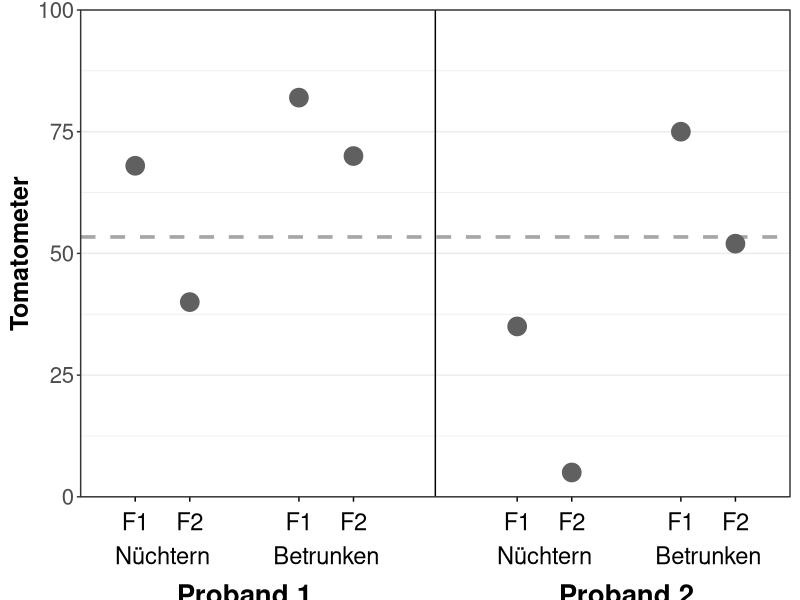
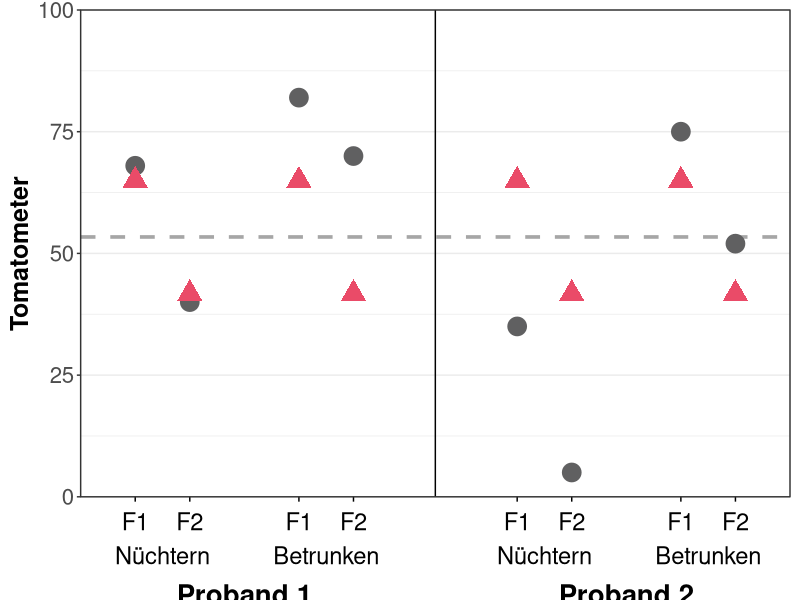
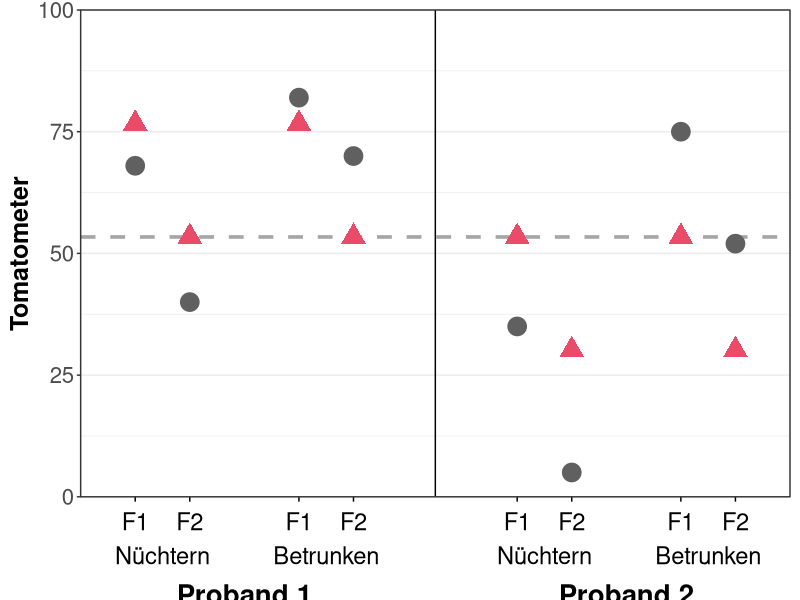
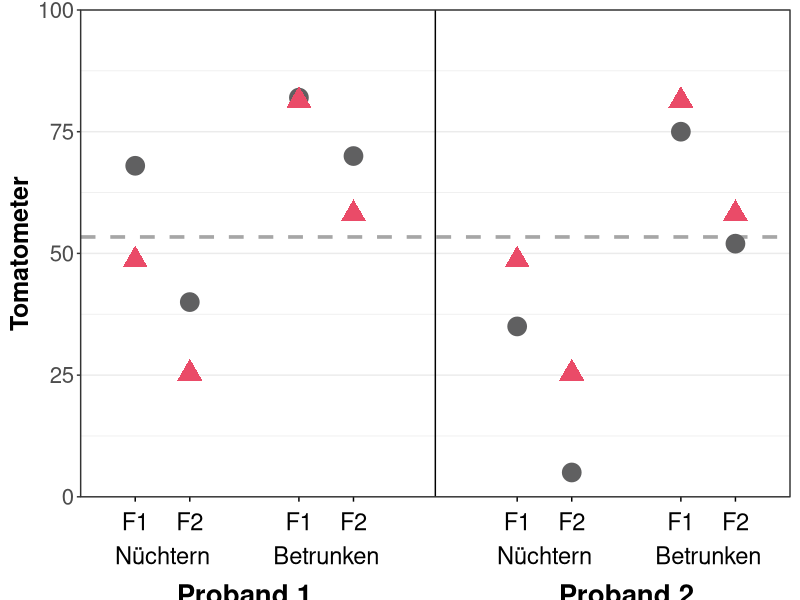
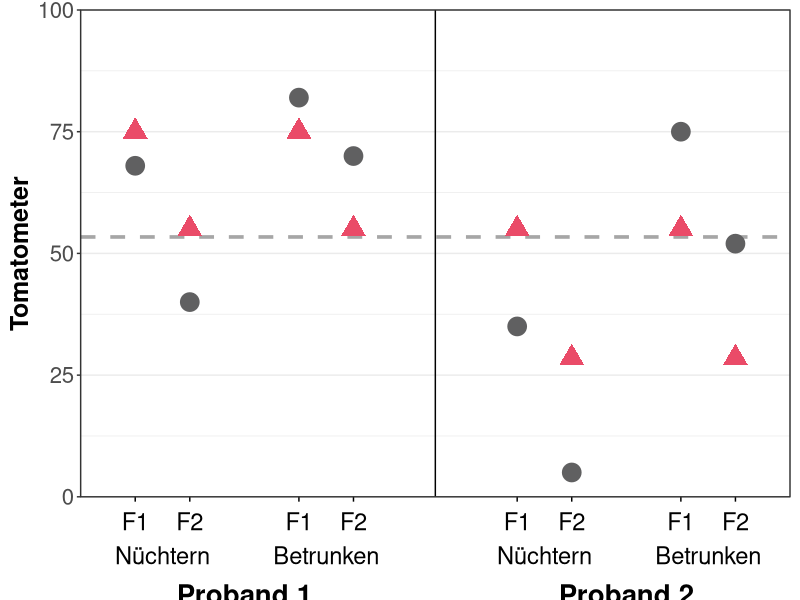
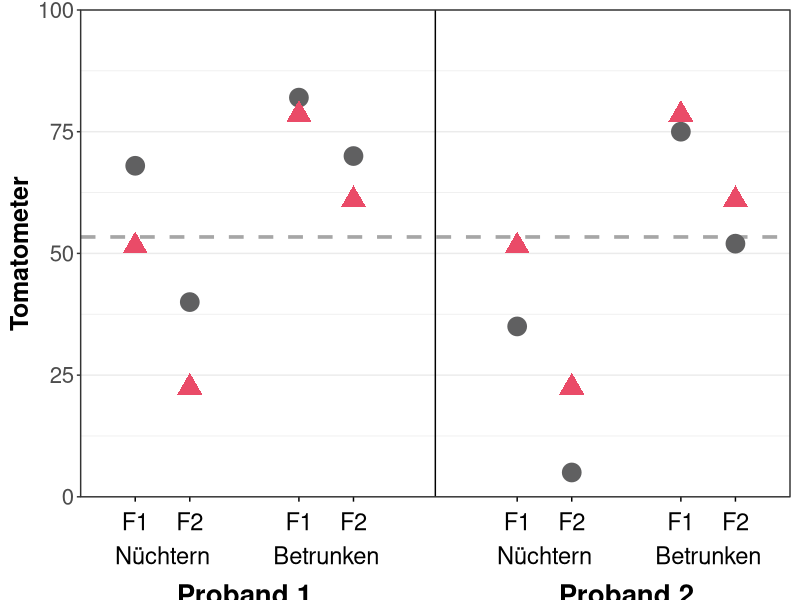
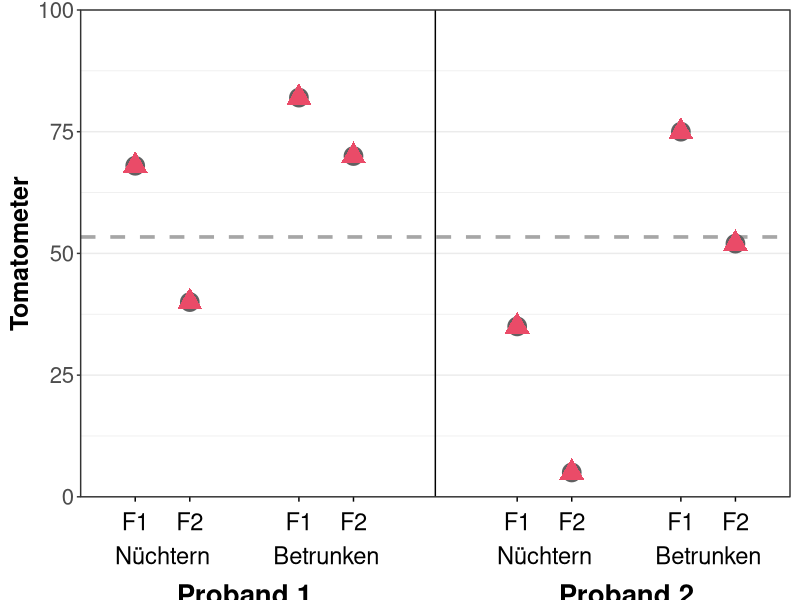
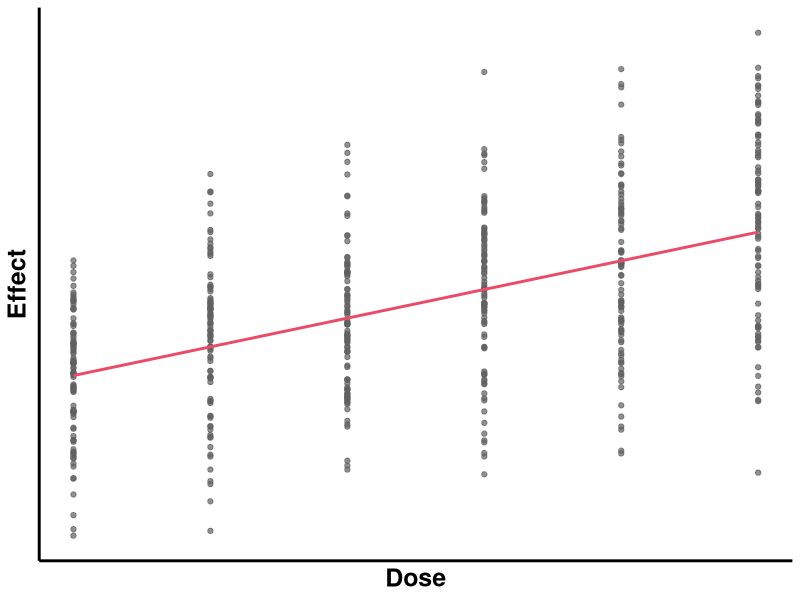

Reproduce these figures in R, in order.
library(tidyverse)
library(lme4)

film <- rep(c("F1", "F2"), 4)
zustand <- rep(c("nuechtern", "nuechtern", "betrunken", "betrunken"), 2)
tomatometer <- c(40, 70, 68, 82, 5, 52, 35, 75)
proband <- rep(c("P1", "P2"), each = 4)
grand_mean <- mean(tomatometer)

df <- tibble(film, zustand, tomatometer, proband, grand_mean)


# fixed effects model prediction
df <- df %>%
  group_by(zustand) %>%
  summarise(FE = mean(tomatometer)) %>%
  right_join(df, by = c("zustand"))

# subjects random intercepts only prediction
df <- df %>%
  group_by(proband) %>%
  summarise(subj_mean_diff = (mean(tomatometer) - grand_mean[1])) %>%
  right_join(df, by = c("proband")) %>%
  mutate(subj_RI = FE + subj_mean_diff)


# item random intercepts only prediction
df <- df %>%
  group_by(film) %>%
  summarise(mov_mean_diff = (mean(tomatometer) - grand_mean[1])) %>%
  right_join(df, by = c("film")) %>%
  mutate(mov_RI = FE + mov_mean_diff)


# subjects random intercepts and random slopes
df <- df %>%
  group_by(proband, zustand) %>%
  summarise(subj_RI_RS = mean(tomatometer)) %>%
  right_join(df, by = c("proband", "zustand"))

# movie random intercepts and random slopes
df <- df %>%
  group_by(film, zustand) %>%
  summarise(mov_RI_RS = mean(tomatometer)) %>%
  right_join(df, by = c("film", "zustand"))

# crossed random intercepts and slopes  
  
df <- df %>%
  group_by(proband, film, zustand) %>%
  summarise(cr_RI_RS = mean(tomatometer)) %>%
  ungroup() %>%
  right_join(df, by = c("proband", "film", "zustand")) %>%
  select(-mov_mean_diff, -subj_mean_diff) %>%
  mutate(x_cat = c(1,2, 4, 5, 8, 9, 11, 12))

# write_csv(df, "_sessions/MixedModels/MEM_example.csv")

# Plots ========================================

# Fixed effects only plot --------------------
g_size <- 6
dat_plot <- ggplot(df, aes(x_cat, tomatometer)) +
  geom_hline(yintercept = grand_mean[1], lty = 2, alpha = .35, size = 1.25) +
  geom_point(size = g_size, col = "#606061")  +
  annotate(geom = "text", x = c(1,2, 4, 5, 8, 9, 11, 12), y = -5,
           label = rep(c("F1", "F2"), 4), size = 6) +
  annotate(geom = "text", x = c(1.5, 4.5, 8.5, 11.5),
           y = -12, label = rep(c("Nüchtern", "Betrunken"), 2), size = 6) +
  annotate(geom = "text", x = c(3, 10), y = -20, label = c("Proband 1", "Proband 2"),
           size = 7, fontface = 2) +
  geom_segment(x = c(1,2, 4, 5, 8, 9, 11, 12), y = rep(0),
               xend = c(1,2, 4, 5, 8, 9, 11, 12), yend = rep(-1),
               col = "black") +
  geom_vline(xintercept = 6.5) +
  theme_bw() +
  coord_cartesian(ylim = c(0, 100), xlim = c(0, 13), expand = FALSE, clip = "off") +
  scale_x_discrete(breaks = "none") +
  labs(y = "Tomatometer",
       x = " ") +
  theme(
    plot.margin = unit(c(.5, .5, .5, .5), "lines"),
    axis.title.x = element_text(margin = margin(t = 50, r = 0, b = 0, l = 0)),
    axis.text.x = element_blank(),
    legend.position = "none",
    strip.text = element_text(size = 12, face = "bold"),
    axis.text = element_text(size = 16),
    axis.title = element_text(size = 18,face = "bold"),
    strip.background = element_rect(fill="#a5d7d2")
  )

dat_plot
ggsave("_sessions/GemischteModelle/image/dat_plot.png", width = 8,
       height = 5, device = "png", dpi = 600)

# Fixed Effects plot -----------------------------
dat_plot + geom_point(aes(y = FE), shape = 17, col = "#EA4B68",
                      size = g_size)
ggsave("_sessions/GemischteModelle/image/FE_plot.png", width = 8,
       height = 5, device = "png", dpi = 600)

# Subjects Random Intercepts only plot -----------
dat_plot + geom_point(aes(y = subj_RI), shape = 17, col = "#EA4B68",
                      size = g_size)
ggsave("_sessions/GemischteModelle/image/subj_RI_plot.png", width = 8,
       height = 5, device = "png", dpi = 600)

# Movie Random Intercepts only plot -----------
dat_plot + geom_point(aes(y = mov_RI), shape = 17, col = "#EA4B68",
                      size = g_size)
ggsave("_sessions/GemischteModelle/image/mov_RI_plot.png", width = 8,
       height = 5, device = "png", dpi = 600)


# Subject Random Intercepts and Slopes plot -----------
dat_plot + geom_point(aes(y = subj_RI_RS), shape = 17, col = "#EA4B68",
                      size = g_size)
ggsave("_sessions/GemischteModelle/image/subj_RI_RS_plot.png", width = 8,
       height = 5, device = "png", dpi = 600)

# Movie Random Intercepts and Slopes plot -----------
dat_plot + geom_point(aes(y = mov_RI_RS), shape = 17, col = "#EA4B68",
                      size = g_size)
ggsave("_sessions/GemischteModelle/image/mov_RI_RS_plot.png", width = 8,
       height = 5, device = "png", dpi = 600)

# Crossed Random Intercepts and Slopes plot -----------
dat_plot + geom_point(aes(y = cr_RI_RS), shape = 17, col = "#EA4B68",
                      size = g_size)
ggsave("_sessions/GemischteModelle/image/cr_RI_RS_plot.png", width = 8,
       height = 5, device = "png", dpi = 600)


### study site data for slides =========================================


b0_s1 <- 4
b0_s2 <- 2
b0_s3 <- 7

b1_s1 <- .8
b1_s2 <- .3
b1_s3 <- .4

x_s1 <- rep(c(5, 10, 15, 20, 25, 30), 30)
x_s2 <- rep(c(5, 10, 15, 20, 25, 30), 30)
x_s3 <- rep(c(5, 10, 15, 20, 25, 30), 30)

y_s1 <- b0_s1 + b1_s1 * x_s1 + rnorm(length(x_s1), 0, 5)
y_s2 <- b0_s2 + b1_s2 * x_s2 + rnorm(length(x_s2), 0, 5)
y_s3 <- b0_s3 + b1_s3 * x_s3 + rnorm(length(x_s3), 0, 5)

s_dat <- tibble(
  y = c(y_s1, y_s2, y_s3),
  x = c(x_s1, x_s2, x_s3),
  Site = rep(c("Site 1", "Site 2", "Site 3"), each = length(x_s1))
)

ggplot(s_dat, aes(x, y)) + 
  geom_point(col = "#606061", alpha = .7) +
  geom_smooth(method = "lm", col = "#EA4B68", se = FALSE) +
  theme_classic() +
  labs(y = "Effect",
       x = "Dose") +
  theme(
    strip.text = element_text(size = 12, face = "bold"),
    axis.text = element_blank(),
    axis.ticks = element_blank(),
    axis.title = element_text(size = 18,face = "bold"),
    axis.line = element_line(size = 1)
  )


ggplot(s_dat, aes(x, y, col = Site)) + 
  geom_point(alpha = .7) +
  geom_smooth(method = "lm", se = FALSE) +
  theme_classic() +
  labs(y = "Effect",
       x = "Dose") +
  theme(
    strip.text = element_text(size = 12, face = "bold"),
    axis.text = element_blank(),
    axis.ticks = element_blank(),
    axis.title = element_text(size = 18,face = "bold"),
    axis.line = element_line(size = 1)
  )

